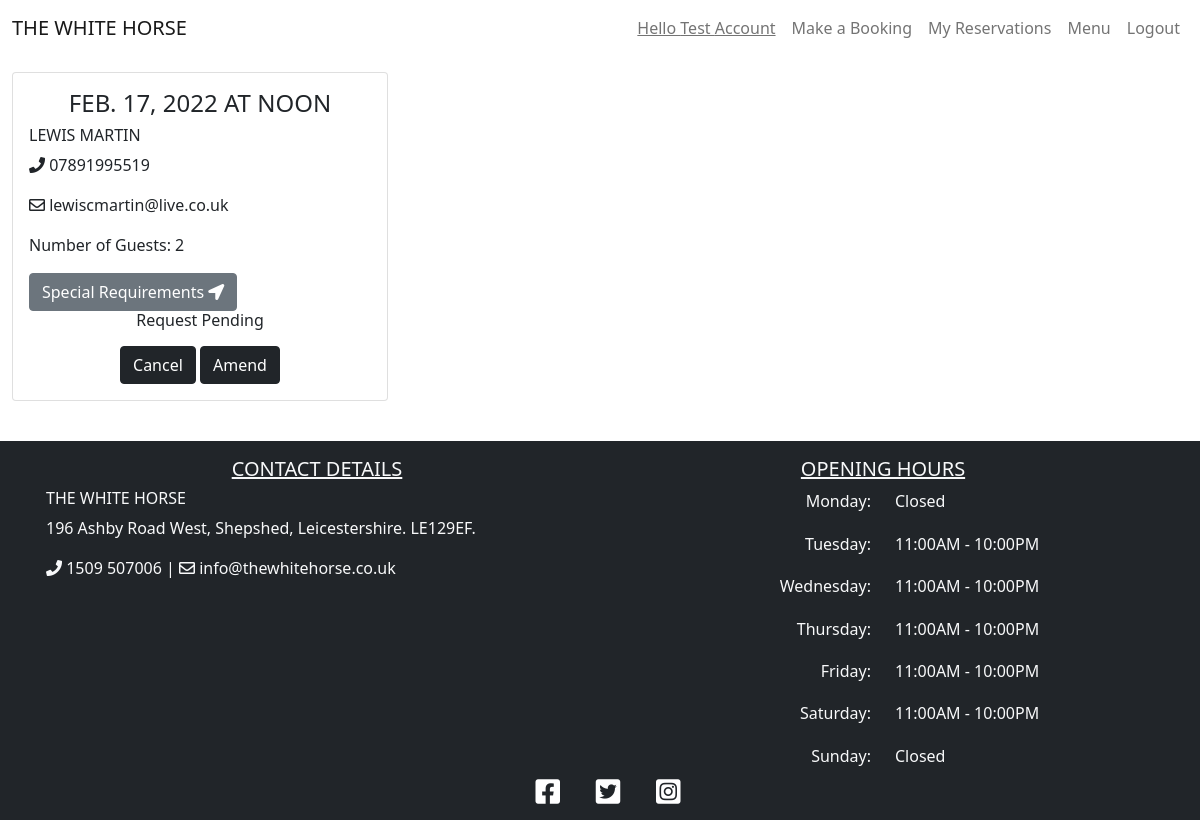
The page /reservations (signed in) on the database as committed earlier.
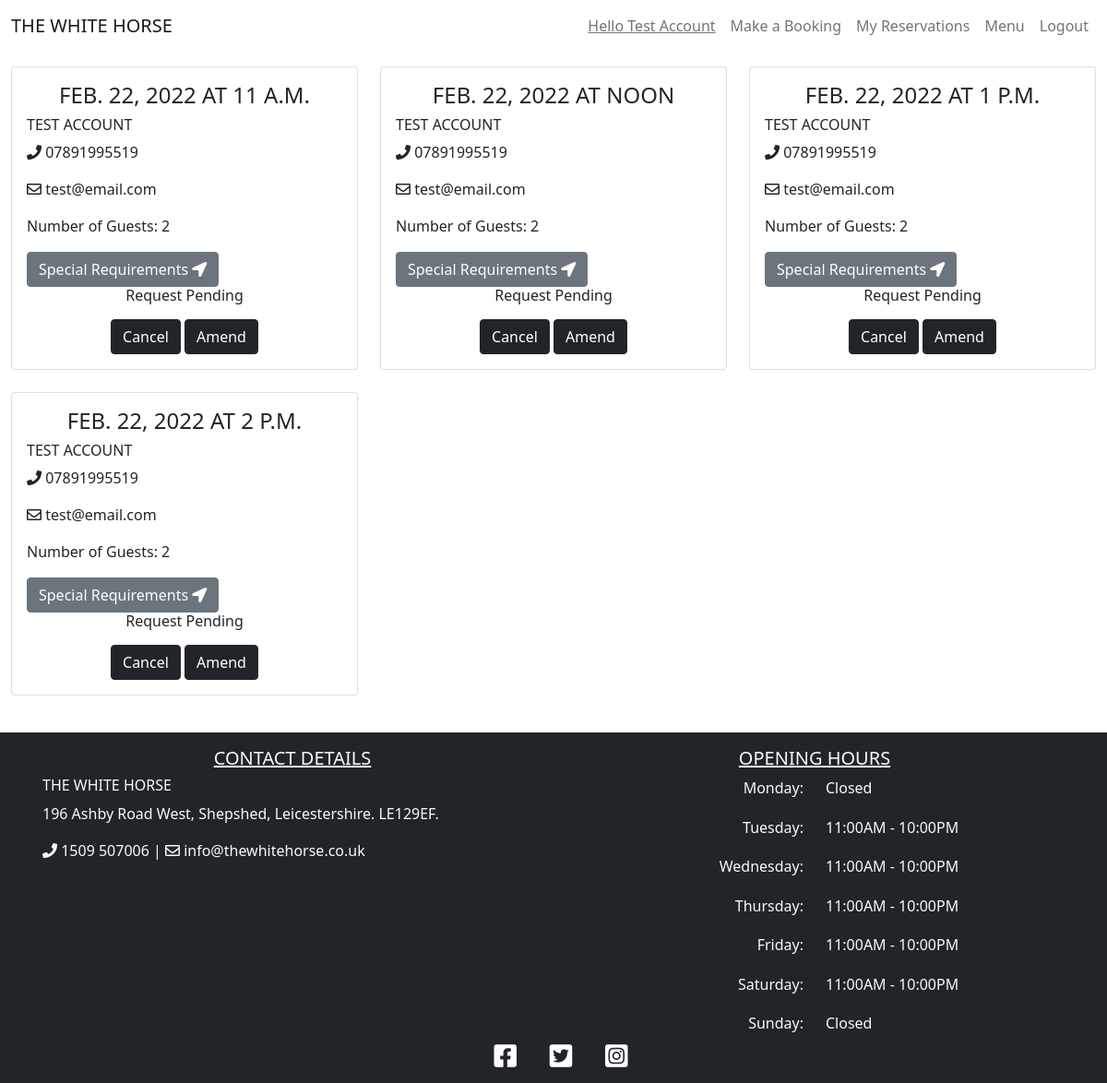
The same page on the database as committed later.
### booking/models.py (models this page shows, shortened)
class Booking(models.Model):
    user = models.ForeignKey(User, on_delete=models.CASCADE)
    lead = models.CharField(max_length=200, blank=False)
    email = models.CharField(max_length=200, blank=False)
    phoneNumberRegex = RegexValidator(regex=r'^\+?1?\d{9,15}$')
    mobile = models.CharField(
        validators=[phoneNumberRegex], max_length=16, blank=False
        )
    date = models.DateField(blank=False)
    time = models.TimeField(blank=False)
    notes = models.TextField(max_length=200)
    guests = models.PositiveIntegerField(blank=False)
    status = models.IntegerField(choices=STATUS, default=0)
    class Meta:
        ordering = ['-date']

### booking/views.py (the view)
# urls.py: path('reservations', views.ReservationList.as_view(), name='reservations'),
class ReservationList(generic.ListView):
    model = Booking
    def get(self, request, *args, **kwargs):
        if request.user.is_authenticated:
            reservations = Booking.objects.filter(user=request.user)
            return render(
                request, 'reservations.html',
                {
                    'reservations': reservations,
                },
            )
        else:
            return redirect(reverse("account_login"))

### booking/mapbox_context_processor.py (called while the page is built)
def mapbox_renderer(request):
    return {
       'mapbox_token': settings.MAPBOX_TOKEN
    }

### templates/reservations.html (shortened to what this page needs)
{% extends "base.html" %}
{% block content %}
{% if not reservations %}
<div class="container mb-3">
    <div class="row">
        <div class="col-lg-12 text-center">
            <h2>Reservations</h2>
            <p>It looks like you have no upcoming reservations.</p>
            <a href="{% url 'booking' %}"><button class="btn btn-dark">Make a Booking</button></a>
        </div>
    </div>
</div>
{% else %}
<div class="container-fluid mb-3">
    <div class="row">
        <div class="col-12 mt-3 left">
            <div class="row">
                {% for reservation in reservations %}
                <div class="col-md-4">
                    <div class="card mb-4">
                        <div class="card-body">
                            <h4 class='card-title text-uppercase text-center'>{{ reservation.date }} at
                                {{ reservation.time }}</h4>
                            <h6 class="text-uppercase">{{ reservation.lead }}</h6>
                            <div class='card-text'>
                                <p><i class="fas fa-phone"></i> {{ reservation.mobile }}</p>
                                <p><i class="far fa-envelope"></i> {{ reservation.email }}</p>
                                <p>Number of Guests: {{ reservation.guests }}</p>
                                <button data-bs-toggle='modal' data-bs-target='#notes' class="btn btn-secondary">Special
                                    Requirements <i class="fas fa-location-arrow"></i></button>
                                <div class='text-center h6'>
                                    {% if reservation.status == 1 %}
                                    <p>Reservation Accepted</p>
                                    {% elif reservation.status == 2 %}
                                    <p>Reservation Declined</p>
                                    {% else %}
                                    <p>Request Pending</p>
                                    {% endif %}
                                </div>
                            </div>
                            <div class='text-center'>
                                <a href="/cancel/{{ reservation.id }}"><button class="btn btn-dark">Cancel</button></a>
                                <a href="/amend/{{ reservation.id }}"><button class="btn btn-dark">Amend</button></a>
                            </div>
                        </div>
                    </div>
                </div>
                {% if forloop.counter|divisibleby:3  %}
            </div>
                <div class="row">
                    {% endif %}
                    {% endfor %}
                </div>
        </div>
    </div>
</div>
{% endif %}
{% endblock %}

### templates/base.html (shortened to what this page needs)
{% load static %}
<!DOCTYPE html>
<html lang="en">
<head>
    <link rel="stylesheet" href="https://cdnjs.cloudflare.com/ajax/libs/font-awesome/5.15.3/css/all.min.css">
    <link href="https://cdn.jsdelivr.net/npm/bootstrap@5.0.1/dist/css/bootstrap.min.css" rel="stylesheet"
>
    <link href='https://api.mapbox.com/mapbox-gl-js/v2.3.1/mapbox-gl.css' rel='stylesheet' />
    <link rel="stylesheet" href="{% static 'css/style.css' %}">
</head>
<body class="site">
    <header>
        <nav class="navbar sticky-top navbar-expand-lg navbar-light">
            <div class="container-fluid">
                <a class="navbar-brand text-uppercase" href="{% url 'index' %}">The White Horse</a>
                <div class="collapse navbar-collapse" id="navbarNav">
                    <ul class="navbar-nav ms-auto">
                        {% if user.is_authenticated %}
                        <li class="nav-item">
                            <a class="nav-link"><u>Hello {{ user.first_name }} {{ user.last_name }}</u></a>
                        </li>
                        <li class="nav-item">
                            <a class="nav-link" href="{% url 'booking' %}">Make a Booking</a>
                        </li>
                        <li class="nav-item">
                            <a class="nav-link" href="{% url 'reservations' %}">My Reservations</a>
                        </li>
                        {% else %}
                        <li class="nav-item">
                            <a class="nav-link" href="{% url 'account_signup' %}">Make a Booking</a>
                        </li>
                        {% endif %}
                        <li class="nav-item">
                            <a class="nav-link" href="#">Menu</a>
                        </li>
                        {% if user.is_authenticated %}
                        <li class="nav-item">
                            <a class="nav-link" href="{% url 'account_logout' %}">Logout</a>
                        </li>
                        {% endif %}
                    </ul>
                </div>
            </div>
        </nav>
    </header>
    <main class="site-content">
        {% block content %}
        {% endblock content %}
    </main>
    <footer class="footer bg-dark text-light text-lg-start text-center">
        <div class="container p-3">
            <div class="row">
                <div class="col-lg-6 col-md-12 mb-4 mb-md-0">
                    <h5 class="text-uppercase text-center"><u>Contact Details</u></h5>
                    <h6 class="text-uppercase">The White Horse</h6>
                    <p>
                        196 Ashby Road West, Shepshed, Leicestershire. LE129EF.
                    </p>
                    <p>
                        <i class="fas fa-phone"></i> 1509 507006 | <i class="far fa-envelope"></i> info@thewhitehorse.co.uk
                    </p>
                    <div class="row p-1">
                        <div id='map'></div>
                    </div>
                </div>
                <div class="col-lg-6 col-md-12 mb-4 mb-md-0">
                    <h5 class="text-uppercase text-center"><u>Opening Hours</u></h5>
                    <div class="row hours-outer">
                        <div class="col hours-inner">
                            <ul class="text-lg-end text-center list-unstyled">
                                <li>
                                    Monday:
                                </li>
                                <li>
                                    Tuesday:
                                </li>
                                <li>
                                    Wednesday:
                                </li>
                                <li>
                                    Thursday:
                                </li>
                                <li>
                                    Friday:
                                </li>
                                <li>
                                    Saturday:
                                </li>
                                <li>
                                    Sunday:
                                </li>
                            </ul>
                        </div>
                        <div class="col hours-inner">
                            <ul class="list-unstyled">
                                <li>
                                    Closed
                                </li>
                                <li>
                                    11:00AM - 10:00PM
                                </li>
                                <li>
                                    11:00AM - 10:00PM
                                </li>
                                <li>
                                    11:00AM - 10:00PM
                                </li>
                                <li>
                                    11:00AM - 10:00PM
                                </li>
                                <li>
                                    11:00AM - 10:00PM
                                </li>
                                <li>
                                    Closed
                                </li>
                            </ul>
                        </div>
                    </div>
                </div>
            </div>
        </div>
        <div class="text-center">
            <a href="https://en-gb.facebook.com/" target="_blank" rel="noopener" class="badge badge-light"
                aria-label="visit our Facebook page (opens in a new tab)"><i
                    class="fab fa-facebook-square ms-3 h3"></i></a>
            <a href="https://twitter.com/" target="_blank" rel="noopener" class="badge badge-light"
                aria-label="visit our Twitter page (opens in a new tab)"><i
                    class="fab fa-twitter-square ms-3 h3"></i></a>
            <a href="https://www.instagram.com/" target="_blank" rel="noopener" class="badge badge-light"
                aria-label="visit our Instagram page (opens in a new tab)"><i
                    class="fab fa-instagram-square ms-3 h3"></i></a>
        </div>
    </footer>
</body>
</html>

### static/css/style.css (style rules this page uses)
body { background-color: white; }
header { background-color: white; }
.site { display: flex; min-height: 100vh; flex-direction: column; }
.site-content { flex: 1; width: 100%; height: 100%; }
#map { width: 100%; height: 150px; border-radius: 25px; }
.hours-outer { height: 100%; }
.hours-inner ul { height: 100%; display: flex; flex-direction: column; }
.hours-inner li { flex: 1; }

Rows that differ between the two databases and show on the page:
removed Booking: date "FEB. 17, 2022", time "NOON", lead "LEWIS MARTIN", mobile "07891995519", email "lewiscmartin@live.co.uk", guests "2", status "Request Pending"
added Booking: date "FEB. 22, 2022", time "11 A.M.", lead "TEST ACCOUNT", mobile "07891995519", email "test@email.com", guests "2", status "Request Pending"
added Booking: date "FEB. 22, 2022", time "NOON", lead "TEST ACCOUNT", mobile "07891995519", email "test@email.com", guests "2", status "Request Pending"
added Booking: date "FEB. 22, 2022", time "1 P.M.", lead "TEST ACCOUNT", mobile "07891995519", email "test@email.com", guests "2", status "Request Pending"
added Booking: date "FEB. 22, 2022", time "2 P.M.", lead "TEST ACCOUNT", mobile "07891995519", email "test@email.com", guests "2", status "Request Pending"
